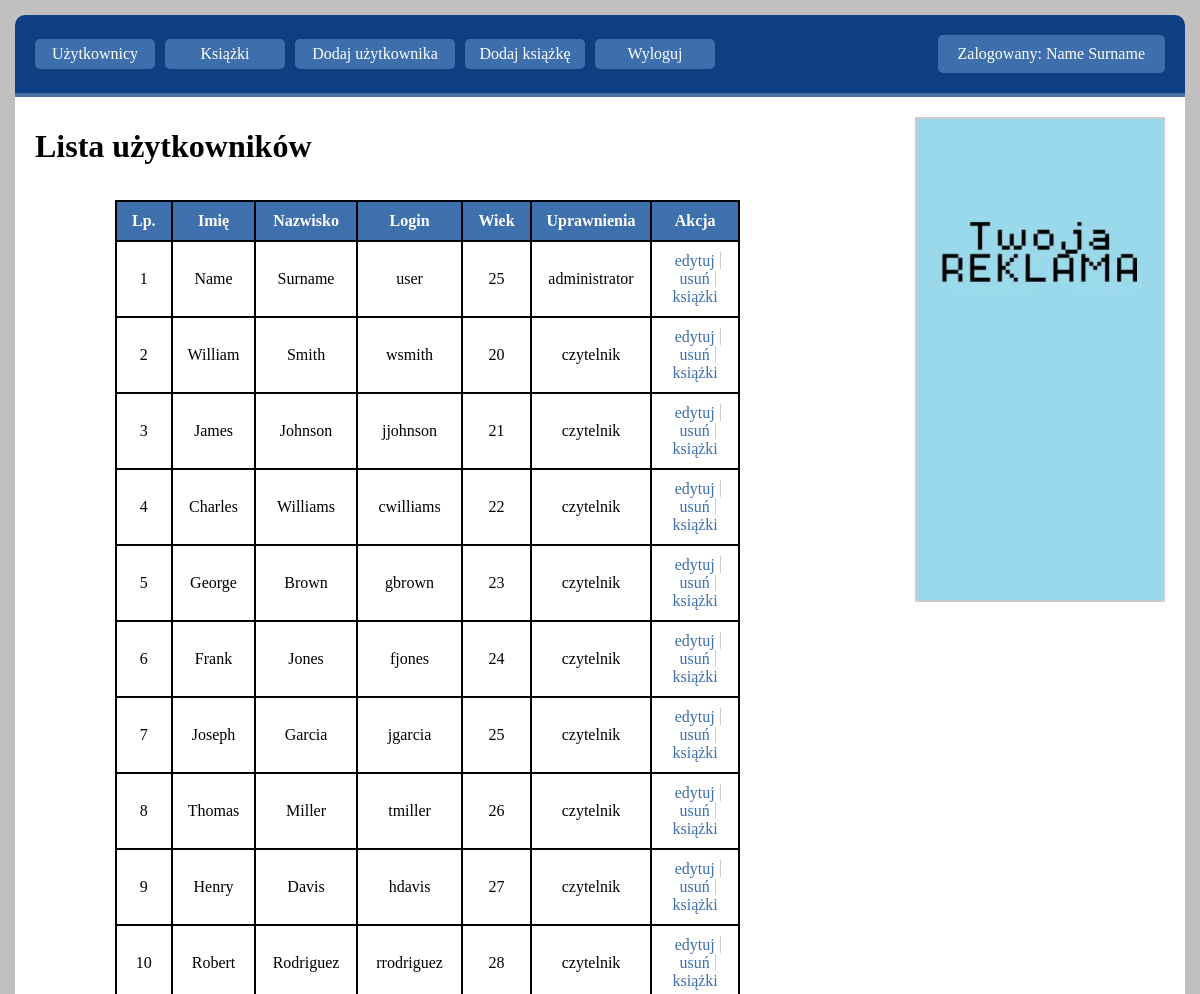
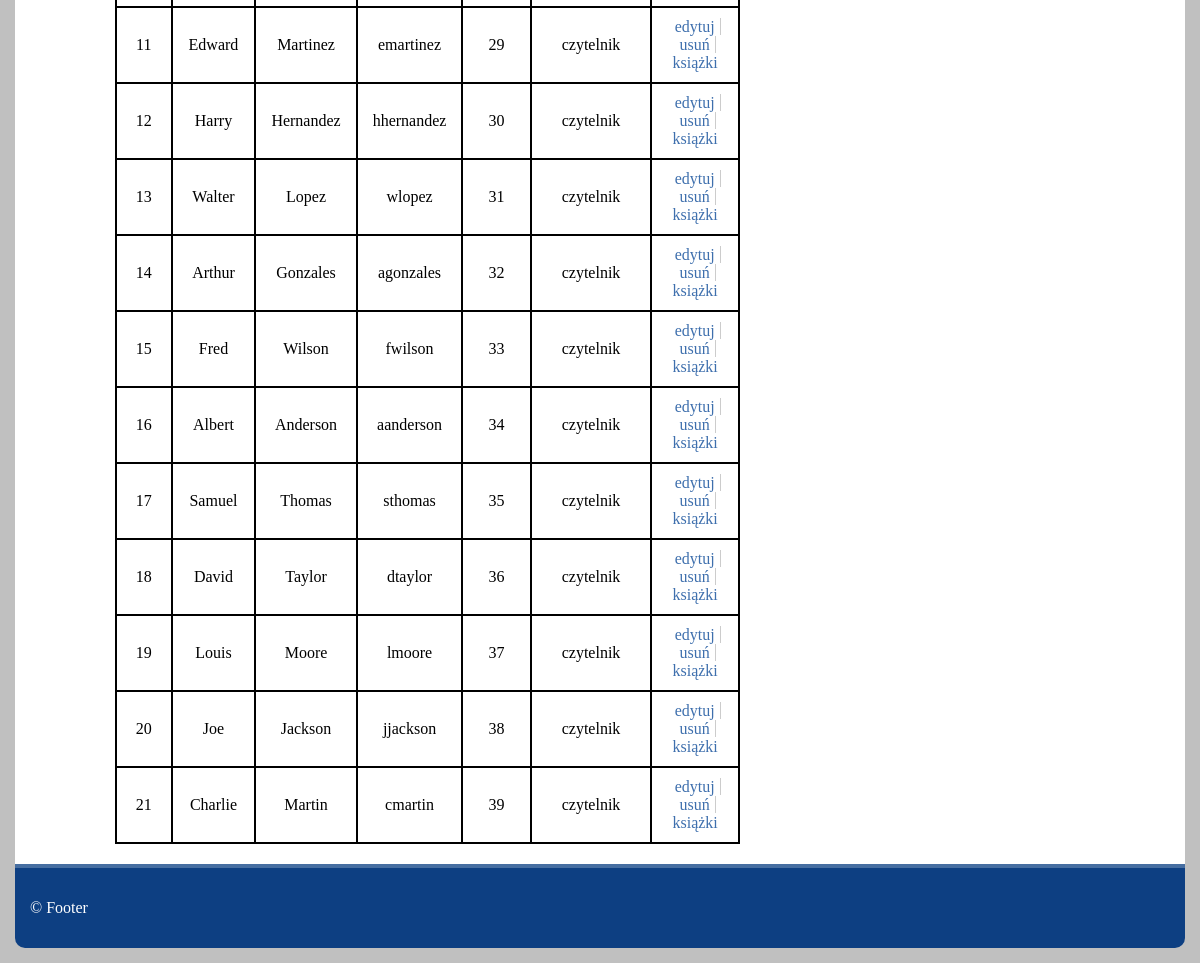
The page /index.php?action=users (signed in) on the database its author committed (2 pictures, top to bottom).
### tables this page shows
CREATE TABLE `user` (
  `id` int(11) NOT NULL,
  `name` varchar(20) NOT NULL,
  `surname` varchar(20) NOT NULL,
  `login` varchar(20) NOT NULL,
  `password` varchar(64) NOT NULL,
  `age` int(11) NOT NULL,
  `permission` enum('reader','admin') NOT NULL DEFAULT 'reader'
);

### src/Database.php (called while the page is built, shortened)
<?php
class Database
{
    private static ?PDO $instance = null;
    public static function getInstance(): PDO
    {
        if (self::$instance === null) {
            try {
                $host = 'localhost';
                $dbname = 'pdo';
                $username = 'root';
                $password = '';
                $dsn = "mysql:host=$host;dbname=$dbname;charset=utf8mb4";
                self::$instance = new PDO($dsn, $username, $password);
                self::$instance->setAttribute(PDO::ATTR_ERRMODE, PDO::ERRMODE_EXCEPTION);
                self::$instance->setAttribute(PDO::ATTR_DEFAULT_FETCH_MODE, PDO::FETCH_ASSOC);
            } catch (PDOException $e) {
                die("Błąd połączenia z bazą danych: " . $e->getMessage());
            }
        }
        return self::$instance;
    }
}
?>

### actions/users.php (called while the page is built, shortened)
<?php
$userRepo = new UserRepository();
$users = $userRepo->getAllUsers();
?>

### src/UserRepository.php (called while the page is built, shortened)
<?php
class UserRepository
{
    private PDO $db;
    public function __construct()
    {
        $this->db = Database::getInstance();
    }
    public function getAllUsers(): array
    {
        $stmt = $this->db->query("SELECT * FROM user ORDER BY id");
        $users = [];
        while ($row = $stmt->fetch()) {
            $users[] = new User(
                (int) $row['id'],
                $row['name'],
                $row['surname'],
                $row['login'],
                (int) $row['age'],
                $row['permission']
            );
        }
        return $users;
    }
}
?>

### src/User.php (called while the page is built, shortened)
<?php
class User
{
    private int $id;
    private string $name;
    private string $surname;
    private string $login;
    private int $age;
    private string $permission;
    public function __construct(int $id, string $name, string $surname, string $login, int $age, string $permission)
    {
        $this->id = $id;
        $this->name = $name;
        $this->surname = $surname;
        $this->login = $login;
        $this->age = $age;
        $this->permission = $permission;
    }
    public function getId(): int
    {
        return $this->id;
    }
    public function getName(): string
    {
        return $this->name;
    }
    public function getSurname(): string
    {
        return $this->surname;
    }
    public function getLogin(): string
    {
        return $this->login;
    }
    public function getAge(): int
    {
        return $this->age;
    }
    public function getPermission(): string
    {
        return $this->permission;
    }
}
?>

### views/users.php (the view, shortened to what this page needs)
<!DOCTYPE html>
<html lang="pl">
<head>
    <link rel="stylesheet" href="css/style.css">
</head>
<body>
    <header>
        <nav>
            <ul>
                <li><a href="index.php?action=users">Użytkownicy</a></li>
                <li><a href="index.php?action=books">Książki</a></li>
                <li><a href="index.php?action=add_user" class="wider-nav-btn">Dodaj użytkownika</a></li>
                <li><a href="index.php?action=add_book">Dodaj książkę</a></li>
                <li><a href="index.php?action=logout">Wyloguj</a></li>
            </ul>
        </nav>
        <div class="user-info">Zalogowany: <?= htmlspecialchars($_SESSION['user_fullname']) ?></div>
    </header>
    <main class="container">
        <h1 class="register-title">Lista użytkowników</h1>
        <div style="margin-left: 100px; margin-top: 20px; padding-right: 270px;">
            <table class="data-table">
                <thead>
                    <tr>
                        <th>Lp.</th>
                        <th>Imię</th>
                        <th>Nazwisko</th>
                        <th>Login</th>
                        <th>Wiek</th>
                        <th>Uprawnienia</th>
                        <th>Akcja</th>
                    </tr>
                </thead>
                <tbody>
                    <?php if (empty($users)): ?>
                        <tr>
                            <td colspan="7">Brak użytkowników w systemie.</td>
                        </tr>
                    <?php else: ?>
                        <?php foreach ($users as $index => $user): ?>
                            <tr>
                                <td><?= $index + 1 ?></td>
                                <td><?= htmlspecialchars($user->getName()) ?></td>
                                <td><?= htmlspecialchars($user->getSurname()) ?></td>
                                <td><?= htmlspecialchars($user->getLogin()) ?></td>
                                <td><?= $user->getAge() ?></td>
                                <td><?= $user->getPermission() === 'admin' ? 'administrator' : 'czytelnik' ?></td>
                                <td>
                                    <a href="index.php?action=edit_user&id=<?= $user->getId() ?>" class="action-link">edytuj</a>
                                    <a href="index.php?action=delete_user&id=<?= $user->getId() ?>" class="action-link"
                                        onclick="return confirm('Czy na pewno chcesz usunąć tego użytkownika?');">usuń</a>
                                    <a href="index.php?action=user_books&id=<?= $user->getId() ?>"
                                        class="action-link">książki</a>
                                </td>
                            </tr>
                        <?php endforeach; ?>
                    <?php endif; ?>
                </tbody>
            </table>
        </div>
        <aside class="advertisement">
            <img src="reklama.png" alt="Reklama">
        </aside>
    </main>
    <footer>
        <p>&copy; Footer</p>
    </footer>
</body>
</html>

### index.php (shortened to what this page needs)
<?php
require_once _ROOT_PATH . '/src/Database.php';
require_once _ROOT_PATH . '/src/User.php';
require_once _ROOT_PATH . '/src/UserRepository.php';
$isLoggedIn = isset($_SESSION['user_id']);
$actionsGuest = ['login'];
$actionsAdmin = ['users', 'add_user', 'edit_user', 'delete_user', 'user_books', 'add_book', 'edit_book', 'delete_book', 'book_borrowers', 'books', 'borrow_book', 'borrowed_books', 'return_book', 'logout'];
$actionsReader = ['books', 'borrow_book', 'borrowed_books', 'return_book', 'logout'];
if ($isLoggedIn) {
    $isAdmin = isset($_SESSION['user_permission']) && $_SESSION['user_permission'] === 'admin';
    $action = $isAdmin ? 'users' : 'books';
    $allowedActions = $isAdmin ? $actionsAdmin : $actionsReader;
} else {
    $action = 'login';
    $allowedActions = $actionsGuest;
}
if (isset($_GET['action']) && in_array($_GET['action'], $allowedActions, true)) {
    $action = filter_input(INPUT_GET, 'action', FILTER_SANITIZE_SPECIAL_CHARS);
}
if (file_exists(_ROOT_PATH . '/actions/' . $action . '.php')) {
    include _ROOT_PATH . '/actions/' . $action . '.php';
}
if (file_exists(_ROOT_PATH . '/views/' . $action . '.php')) {
    include _ROOT_PATH . '/views/' . $action . '.php';
}
?>

### css/style.css (style rules this page uses)
* { box-sizing: border-box; }
body { background-color: silver; margin: 0; padding: 15px; }
header { background-color: #0D3F82; padding: 20px; display: flex; justify-content: space-between; align-items: center; border-bottom: #466EA1 solid 4px; border-top-left-radius: 10px; border-top-right-radius: 10px; }
header nav { display: flex; gap: 10px; }
header nav ul { list-style: none; margin: 0; padding: 0; display: flex; gap: 10px; }
header nav ul li { margin: 0; padding: 0; }
header nav ul li a { display: block; background-color: #3E6FAD; color: white; border: none; border-radius: 5px; width: 120px; height: 30px; text-decoration: none; text-align: center; line-height: 30px; cursor: pointer; }
header nav ul li a.wider-nav-btn { width: 160px; }
.user-info { color: white; padding: 10px 20px; background-color: #3E6FAD; border-radius: 5px; }
.container { display: flex; flex-direction: column; position: relative; background-color: white; min-height: 525px; padding-right: 290px; padding-bottom: 20px; padding-top: 10px; }
.register-title { color: black; margin-left: 20px; margin-bottom: 15px; }
.advertisement { position: absolute; top: 20px; right: 20px; width: 250px; height: 485px; overflow: hidden; border: 2px solid #ccc; }
.advertisement img { width: 100%; height: 100%; object-fit: cover; }
.data-table { border-collapse: collapse; border: 2px dashed #858585; }
.data-table th, .data-table td { border: 2px solid #000; padding: 10px 15px; text-align: center; }
.data-table th { background-color: #3E70AD; color: white; }
.action-link { color: #3E6FAD; text-decoration: none; padding: 0 5px; border-right: 1px solid #ccc; }
.action-link:last-child { border-right: none; }
footer { background-color: #0D3F82; color: white; padding: 15px; border-top: #466EA1 solid 4px; border-bottom-left-radius: 10px; border-bottom-right-radius: 10px; }

### rows shown on the page
user: name "Name", surname "Surname", login "user", age "25", permission "administrator"
user: name "William", surname "Smith", login "wsmith", age "20", permission "czytelnik"
user: name "James", surname "Johnson", login "jjohnson", age "21", permission "czytelnik"
user: name "Charles", surname "Williams", login "cwilliams", age "22", permission "czytelnik"
user: name "George", surname "Brown", login "gbrown", age "23", permission "czytelnik"
user: name "Frank", surname "Jones", login "fjones", age "24", permission "czytelnik"
user: name "Joseph", surname "Garcia", login "jgarcia", age "25", permission "czytelnik"
user: name "Thomas", surname "Miller", login "tmiller", age "26", permission "czytelnik"
user: name "Henry", surname "Davis", login "hdavis", age "27", permission "czytelnik"
user: name "Robert", surname "Rodriguez", login "rrodriguez", age "28", permission "czytelnik"
user: name "Edward", surname "Martinez", login "emartinez", age "29", permission "czytelnik"
user: name "Harry", surname "Hernandez", login "hhernandez", age "30", permission "czytelnik"
user: name "Walter", surname "Lopez", login "wlopez", age "31", permission "czytelnik"
user: name "Arthur", surname "Gonzales", login "agonzales", age "32", permission "czytelnik"
user: name "Fred", surname "Wilson", login "fwilson", age "33", permission "czytelnik"
user: name "Albert", surname "Anderson", login "aanderson", age "34", permission "czytelnik"
user: name "Samuel", surname "Thomas", login "sthomas", age "35", permission "czytelnik"
user: name "David", surname "Taylor", login "dtaylor", age "36", permission "czytelnik"
user: name "Louis", surname "Moore", login "lmoore", age "37", permission "czytelnik"
user: name "Joe", surname "Jackson", login "jjackson", age "38", permission "czytelnik"
user: name "Charlie", surname "Martin", login "cmartin", age "39", permission "czytelnik"

### other values the page prints
$_SESSION['user_fullname'] "Name Surname"
